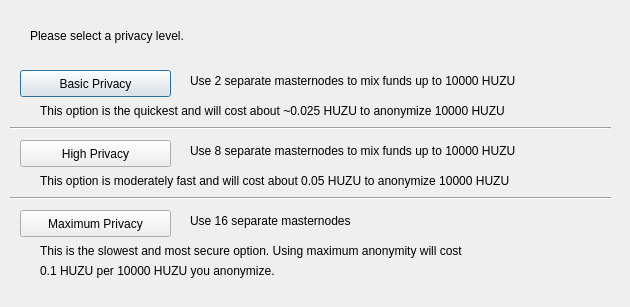
<?xml version="1.0" encoding="UTF-8"?>
<ui version="4.0">
 <class>ObfuscationConfig</class>
 <widget class="QDialog" name="ObfuscationConfig">
  <property name="geometry">
   <rect>
    <x>0</x>
    <y>0</y>
    <width>630</width>
    <height>307</height>
   </rect>
  </property>
  <property name="windowTitle">
   <string>Configure Obfuscation</string>
  </property>
  <widget class="QPushButton" name="buttonBasic">
   <property name="geometry">
    <rect>
     <x>20</x>
     <y>70</y>
     <width>151</width>
     <height>27</height>
    </rect>
   </property>
   <property name="text">
    <string>Basic Privacy</string>
   </property>
  </widget>
  <widget class="QPushButton" name="buttonHigh">
   <property name="geometry">
    <rect>
     <x>20</x>
     <y>140</y>
     <width>151</width>
     <height>27</height>
    </rect>
   </property>
   <property name="text">
    <string>High Privacy</string>
   </property>
  </widget>
  <widget class="QPushButton" name="buttonMax">
   <property name="geometry">
    <rect>
     <x>20</x>
     <y>210</y>
     <width>151</width>
     <height>27</height>
    </rect>
   </property>
   <property name="text">
    <string>Maximum Privacy</string>
   </property>
  </widget>
  <widget class="QLabel" name="label">
   <property name="geometry">
    <rect>
     <x>30</x>
     <y>20</y>
     <width>571</width>
     <height>31</height>
    </rect>
   </property>
   <property name="text">
    <string>Please select a privacy level.</string>
   </property>
  </widget>
  <widget class="QLabel" name="label_2">
   <property name="geometry">
    <rect>
     <x>190</x>
     <y>70</y>
     <width>421</width>
     <height>21</height>
    </rect>
   </property>
   <property name="text">
    <string>Use 2 separate masternodes to mix funds up to 10000 HUZU</string>
   </property>
  </widget>
  <widget class="QLabel" name="label_3">
   <property name="geometry">
    <rect>
     <x>190</x>
     <y>140</y>
     <width>411</width>
     <height>21</height>
    </rect>
   </property>
   <property name="text">
    <string>Use 8 separate masternodes to mix funds up to 10000 HUZU</string>
   </property>
  </widget>
  <widget class="QLabel" name="label_4">
   <property name="geometry">
    <rect>
     <x>190</x>
     <y>210</y>
     <width>421</width>
     <height>21</height>
    </rect>
   </property>
   <property name="text">
    <string>Use 16 separate masternodes</string>
   </property>
  </widget>
  <widget class="QLabel" name="label_6">
   <property name="geometry">
    <rect>
     <x>40</x>
     <y>100</y>
     <width>561</width>
     <height>21</height>
    </rect>
   </property>
   <property name="text">
    <string>This option is the quickest and will cost about ~0.025 HUZU to anonymize 10000 HUZU</string>
   </property>
  </widget>
  <widget class="QLabel" name="label_7">
   <property name="geometry">
    <rect>
     <x>40</x>
     <y>170</y>
     <width>561</width>
     <height>21</height>
    </rect>
   </property>
   <property name="text">
    <string>This option is moderately fast and will cost about 0.05 HUZU to anonymize 10000 HUZU</string>
   </property>
  </widget>
  <widget class="QLabel" name="label_8">
   <property name="geometry">
    <rect>
     <x>40</x>
     <y>240</y>
     <width>561</width>
     <height>21</height>
    </rect>
   </property>
   <property name="text">
    <string>This is the slowest and most secure option. Using maximum anonymity will cost</string>
   </property>
  </widget>
  <widget class="QLabel" name="label_9">
   <property name="geometry">
    <rect>
     <x>40</x>
     <y>260</y>
     <width>561</width>
     <height>21</height>
    </rect>
   </property>
   <property name="text">
    <string>0.1 HUZU per 10000 HUZU you anonymize.</string>
   </property>
  </widget>
  <widget class="Line" name="line">
   <property name="geometry">
    <rect>
     <x>10</x>
     <y>120</y>
     <width>601</width>
     <height>16</height>
    </rect>
   </property>
   <property name="orientation">
    <enum>Qt::Horizontal</enum>
   </property>
  </widget>
  <widget class="Line" name="line_2">
   <property name="geometry">
    <rect>
     <x>10</x>
     <y>190</y>
     <width>601</width>
     <height>16</height>
    </rect>
   </property>
   <property name="orientation">
    <enum>Qt::Horizontal</enum>
   </property>
  </widget>
 </widget>
 <resources/>
 <connections/>
</ui>
